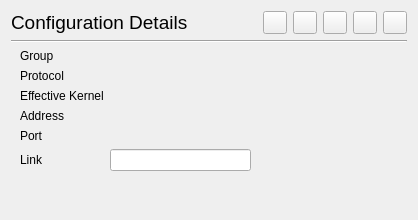
<?xml version="1.0" encoding="UTF-8"?>
<ui version="4.0">
 <class>ConnectionInfoWidget</class>
 <widget class="QWidget" name="ConnectionInfoWidget">
  <property name="geometry">
   <rect>
    <x>0</x>
    <y>0</y>
    <width>418</width>
    <height>220</height>
   </rect>
  </property>
  <property name="sizePolicy">
   <sizepolicy hsizetype="MinimumExpanding" vsizetype="MinimumExpanding">
    <horstretch>0</horstretch>
    <verstretch>0</verstretch>
   </sizepolicy>
  </property>
  <property name="mouseTracking">
   <bool>true</bool>
  </property>
  <property name="windowTitle">
   <string>Form</string>
  </property>
  <layout class="QVBoxLayout" name="verticalLayout">
   <item>
    <layout class="QHBoxLayout" name="horizontalLayout_2">
     <item>
      <widget class="QLabel" name="connNameLabel">
       <property name="font">
        <font>
         <pointsize>14</pointsize>
        </font>
       </property>
       <property name="text">
        <string>Configuration Details</string>
       </property>
      </widget>
     </item>
     <item>
      <layout class="QHBoxLayout" name="horizontalLayout">
       <item>
        <spacer name="horizontalSpacer">
         <property name="orientation">
          <enum>Qt::Horizontal</enum>
         </property>
         <property name="sizeHint" stdset="0">
          <size>
           <width>40</width>
           <height>20</height>
          </size>
         </property>
        </spacer>
       </item>
       <item>
        <widget class="QToolButton" name="connectBtn">
         <property name="toolTip">
          <string>Connect/Disconnect</string>
         </property>
         <property name="text">
          <string/>
         </property>
         <property name="icon">
          <iconset resource="../../../../resources.new.qrc">
           <normaloff>:/assets/icons/ui_dark/start.svg</normaloff>:/assets/icons/ui_dark/start.svg</iconset>
         </property>
        </widget>
       </item>
       <item>
        <widget class="QToolButton" name="editBtn">
         <property name="toolTip">
          <string>Edit Connection</string>
         </property>
         <property name="text">
          <string/>
         </property>
         <property name="icon">
          <iconset resource="../../../../resources.new.qrc">
           <normaloff>:/assets/icons/ui_dark/edit.svg</normaloff>:/assets/icons/ui_dark/edit.svg</iconset>
         </property>
        </widget>
       </item>
       <item>
        <widget class="QToolButton" name="editJsonBtn">
         <property name="toolTip">
          <string>Edit Connection as JSON</string>
         </property>
         <property name="text">
          <string/>
         </property>
         <property name="icon">
          <iconset resource="../../../../resources.new.qrc">
           <normaloff>:/assets/icons/ui_dark/edit.svg</normaloff>:/assets/icons/ui_dark/edit.svg</iconset>
         </property>
        </widget>
       </item>
       <item>
        <widget class="QToolButton" name="latencyBtn">
         <property name="toolTip">
          <string>Latency Test</string>
         </property>
         <property name="text">
          <string/>
         </property>
        </widget>
       </item>
       <item>
        <widget class="QToolButton" name="deleteBtn">
         <property name="toolTip">
          <string>Delete Connection</string>
         </property>
         <property name="text">
          <string/>
         </property>
         <property name="icon">
          <iconset resource="../../../../resources.new.qrc">
           <normaloff>:/assets/icons/ui_dark/ashbin.svg</normaloff>:/assets/icons/ui_dark/ashbin.svg</iconset>
         </property>
        </widget>
       </item>
      </layout>
     </item>
    </layout>
   </item>
   <item>
    <widget class="Line" name="line">
     <property name="orientation">
      <enum>Qt::Horizontal</enum>
     </property>
    </widget>
   </item>
   <item>
    <widget class="QStackedWidget" name="stackedWidget">
     <property name="currentIndex">
      <number>0</number>
     </property>
     <widget class="QWidget" name="page">
      <layout class="QHBoxLayout" name="horizontalLayout_3" stretch="1,0">
       <property name="topMargin">
        <number>0</number>
       </property>
       <property name="rightMargin">
        <number>0</number>
       </property>
       <property name="bottomMargin">
        <number>0</number>
       </property>
       <item>
        <layout class="QFormLayout" name="formLayout">
         <item row="0" column="0">
          <widget class="QLabel" name="label_4">
           <property name="text">
            <string>Group</string>
           </property>
          </widget>
         </item>
         <item row="0" column="1">
          <widget class="QLabel" name="groupLabel">
           <property name="sizePolicy">
            <sizepolicy hsizetype="MinimumExpanding" vsizetype="Preferred">
             <horstretch>0</horstretch>
             <verstretch>0</verstretch>
            </sizepolicy>
           </property>
           <property name="cursor">
            <cursorShape>IBeamCursor</cursorShape>
           </property>
           <property name="text">
            <string notr="true"/>
           </property>
           <property name="wordWrap">
            <bool>true</bool>
           </property>
           <property name="textInteractionFlags">
            <set>Qt::LinksAccessibleByMouse|Qt::TextSelectableByMouse</set>
           </property>
          </widget>
         </item>
         <item row="1" column="0">
          <widget class="QLabel" name="label_2">
           <property name="text">
            <string>Protocol</string>
           </property>
          </widget>
         </item>
         <item row="1" column="1">
          <widget class="QLabel" name="protocolLabel">
           <property name="sizePolicy">
            <sizepolicy hsizetype="MinimumExpanding" vsizetype="Preferred">
             <horstretch>0</horstretch>
             <verstretch>0</verstretch>
            </sizepolicy>
           </property>
           <property name="cursor">
            <cursorShape>IBeamCursor</cursorShape>
           </property>
           <property name="text">
            <string notr="true"/>
           </property>
           <property name="wordWrap">
            <bool>true</bool>
           </property>
           <property name="textInteractionFlags">
            <set>Qt::LinksAccessibleByMouse|Qt::TextSelectableByMouse</set>
           </property>
          </widget>
         </item>
        <item row="2" column="0">
         <widget class="QLabel" name="label_kernelEff">
          <property name="text">
           <string>Effective Kernel</string>
          </property>
         </widget>
        </item>
        <item row="2" column="1">
         <widget class="QLabel" name="effectiveKernelLabel">
          <property name="sizePolicy">
           <sizepolicy hsizetype="MinimumExpanding" vsizetype="Preferred">
            <horstretch>0</horstretch>
            <verstretch>0</verstretch>
           </sizepolicy>
          </property>
          <property name="text">
           <string notr="true"/>
          </property>
          <property name="wordWrap">
           <bool>true</bool>
          </property>
          <property name="textInteractionFlags">
           <set>Qt::LinksAccessibleByMouse|Qt::TextSelectableByMouse</set>
          </property>
         </widget>
        </item>
        <item row="3" column="0">
          <widget class="QLabel" name="label">
           <property name="text">
            <string>Address</string>
           </property>
          </widget>
         </item>
        <item row="3" column="1">
          <widget class="QLabel" name="addressLabel">
           <property name="sizePolicy">
            <sizepolicy hsizetype="MinimumExpanding" vsizetype="Preferred">
             <horstretch>0</horstretch>
             <verstretch>0</verstretch>
            </sizepolicy>
           </property>
           <property name="cursor">
            <cursorShape>IBeamCursor</cursorShape>
           </property>
           <property name="text">
            <string notr="true"/>
           </property>
           <property name="wordWrap">
            <bool>true</bool>
           </property>
           <property name="textInteractionFlags">
            <set>Qt::LinksAccessibleByMouse|Qt::TextSelectableByMouse</set>
           </property>
          </widget>
         </item>
        <item row="4" column="0">
          <widget class="QLabel" name="label_3">
           <property name="text">
            <string>Port</string>
           </property>
          </widget>
         </item>
         <item row="4" column="1">
          <widget class="QLabel" name="portLabel">
           <property name="sizePolicy">
            <sizepolicy hsizetype="MinimumExpanding" vsizetype="Preferred">
             <horstretch>0</horstretch>
             <verstretch>0</verstretch>
            </sizepolicy>
           </property>
           <property name="cursor">
            <cursorShape>IBeamCursor</cursorShape>
           </property>
           <property name="text">
            <string notr="true"/>
           </property>
           <property name="textInteractionFlags">
            <set>Qt::LinksAccessibleByMouse|Qt::TextSelectableByMouse</set>
           </property>
          </widget>
         </item>
        <item row="5" column="0">
          <widget class="QLabel" name="shareLinkLabel">
           <property name="text">
            <string>Link</string>
           </property>
          </widget>
         </item>
        <item row="5" column="1">
          <widget class="QLineEdit" name="shareLinkTxt">
           <property name="cursor">
            <cursorShape>IBeamCursor</cursorShape>
           </property>
           <property name="text">
            <string notr="true"/>
           </property>
           <property name="readOnly">
            <bool>true</bool>
           </property>
          </widget>
         </item>
        </layout>
       </item>
       <item>
        <widget class="QWidget" name="qrImageWidget" native="true">
         <layout class="QVBoxLayout" name="_2">
          <property name="spacing">
           <number>0</number>
          </property>
          <property name="leftMargin">
           <number>0</number>
          </property>
          <property name="topMargin">
           <number>0</number>
          </property>
          <property name="rightMargin">
           <number>0</number>
          </property>
          <property name="bottomMargin">
           <number>0</number>
          </property>
          <item>
           <widget class="QLabel" name="qrLabel">
            <property name="sizePolicy">
             <sizepolicy hsizetype="Fixed" vsizetype="Fixed">
              <horstretch>0</horstretch>
              <verstretch>0</verstretch>
             </sizepolicy>
            </property>
            <property name="minimumSize">
             <size>
              <width>150</width>
              <height>150</height>
             </size>
            </property>
            <property name="maximumSize">
             <size>
              <width>150</width>
              <height>150</height>
             </size>
            </property>
            <property name="toolTip">
             <string>QR Code</string>
            </property>
            <property name="text">
             <string/>
            </property>
            <property name="pixmap">
             <pixmap resource="../../../../resources.qrc">:/assets/icons/qv2ray.png</pixmap>
            </property>
            <property name="scaledContents">
             <bool>true</bool>
            </property>
            <property name="alignment">
             <set>Qt::AlignCenter</set>
            </property>
            <property name="textInteractionFlags">
             <set>Qt::NoTextInteraction</set>
            </property>
           </widget>
          </item>
          <item>
           <spacer name="verticalSpacer">
            <property name="orientation">
             <enum>Qt::Vertical</enum>
            </property>
            <property name="sizeHint" stdset="0">
             <size>
              <width>0</width>
              <height>0</height>
             </size>
            </property>
           </spacer>
          </item>
         </layout>
        </widget>
       </item>
      </layout>
     </widget>
     <widget class="QWidget" name="page_3">
      <layout class="QFormLayout" name="formLayout_2">
       <property name="topMargin">
        <number>0</number>
       </property>
       <property name="rightMargin">
        <number>0</number>
       </property>
       <property name="bottomMargin">
        <number>0</number>
       </property>
       <item row="0" column="0">
        <widget class="QLabel" name="label_6">
         <property name="text">
          <string>Group Name</string>
         </property>
        </widget>
       </item>
       <item row="0" column="1">
        <widget class="QLabel" name="groupNameLabel">
         <property name="cursor">
          <cursorShape>IBeamCursor</cursorShape>
         </property>
         <property name="text">
          <string/>
         </property>
         <property name="wordWrap">
          <bool>true</bool>
         </property>
         <property name="textInteractionFlags">
          <set>Qt::LinksAccessibleByMouse|Qt::TextSelectableByMouse</set>
         </property>
        </widget>
       </item>
       <item row="1" column="0">
        <widget class="QLabel" name="label_9">
         <property name="text">
          <string>Subscription Link</string>
         </property>
        </widget>
       </item>
       <item row="2" column="0">
        <widget class="QLabel" name="label_7">
         <property name="text">
          <string>Share Link</string>
         </property>
        </widget>
       </item>
       <item row="2" column="1">
        <widget class="QPlainTextEdit" name="groupShareTxt">
         <property name="sizePolicy">
          <sizepolicy hsizetype="MinimumExpanding" vsizetype="Preferred">
           <horstretch>0</horstretch>
           <verstretch>0</verstretch>
          </sizepolicy>
         </property>
         <property name="minimumSize">
          <size>
           <width>1</width>
           <height>1</height>
          </size>
         </property>
         <property name="horizontalScrollBarPolicy">
          <enum>Qt::ScrollBarAlwaysOn</enum>
         </property>
         <property name="sizeAdjustPolicy">
          <enum>QAbstractScrollArea::AdjustToContents</enum>
         </property>
         <property name="lineWrapMode">
          <enum>QPlainTextEdit::NoWrap</enum>
         </property>
         <property name="readOnly">
          <bool>true</bool>
         </property>
        </widget>
       </item>
       <item row="1" column="1">
        <widget class="QLineEdit" name="groupSubsLinkTxt">
         <property name="readOnly">
          <bool>true</bool>
         </property>
        </widget>
       </item>
      </layout>
     </widget>
    </widget>
   </item>
  </layout>
 </widget>
 <resources>
  <include location="../../../../resources.qrc"/>
  <include location="../../../../resources.new.qrc"/>
 </resources>
 <connections/>
</ui>
